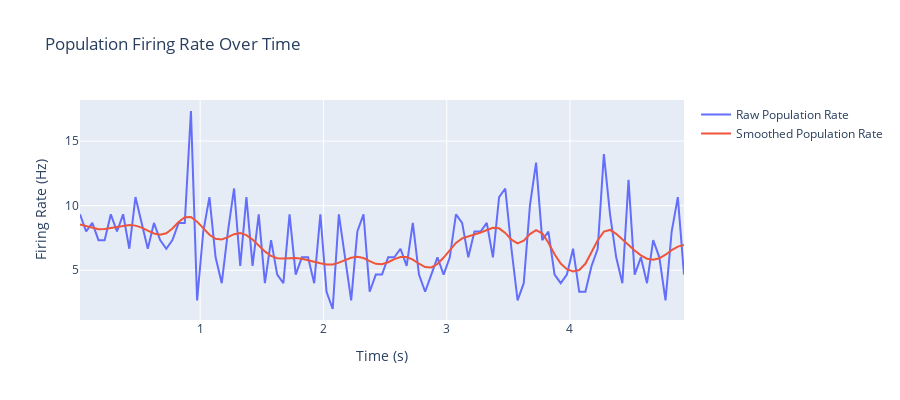

The notebook cell this image was saved under:
### Code cell
# Population activity with spike count overlay
print("Creating population activity analysis...")

# Calculate population firing rate over time
bin_size = 0.05  # 50ms bins
time_bins = np.arange(0, 5.0, bin_size)
spike_counts, _ = np.histogram(spike_times, bins=time_bins)
firing_rate = spike_counts / (bin_size * len(np.unique(neuron_ids)))  # Hz
bin_centers = time_bins[:-1] + bin_size / 2

# Smooth the firing rate
from scipy.ndimage import gaussian_filter1d

firing_rate_smooth = gaussian_filter1d(firing_rate, sigma=2)

fig6 = braintools.visualize.interactive_line_plot(
    x=bin_centers,
    y=[firing_rate, firing_rate_smooth],
    labels=['Raw Population Rate', 'Smoothed Population Rate'],
    title="Population Firing Rate Over Time",
    xlabel="Time (s)",
    ylabel="Firing Rate (Hz)",
    width=900,
    height=400
)

fig6.show()

print("\n📈 Population activity insights:")
print(f"   • Mean firing rate: {np.mean(firing_rate):.2f} Hz")
print(f"   • Max firing rate: {np.max(firing_rate):.2f} Hz")
print(f"   • Rate variability: {np.std(firing_rate):.2f} Hz")
